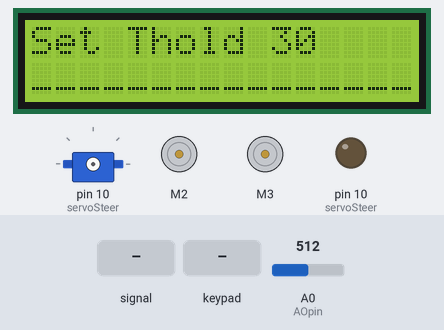
Simulated run of this sketch. Board: Arduino Uno, built with avr-gcc and run on an emulated ATmega328P. Shown: 16×2 character LCD, servo, 2 × DC motor (green arrow = forward, orange = backward, longer = faster), output pins drawn as LEDs (lit = HIGH). Inputs (shaded band) come from the test bench; at power-on: A0 (AOpin) = 512. Pins used as bus, display or sensor lines are not drawn; what the sketch prints to the serial monitor is not drawn.

Above: at 0.8 s.
0.9 s: A0 (AOpin) fed a 200 Hz sine of ±460 counts around its level
3.7 s: A0 (AOpin) set to 91
At 4.4 s:
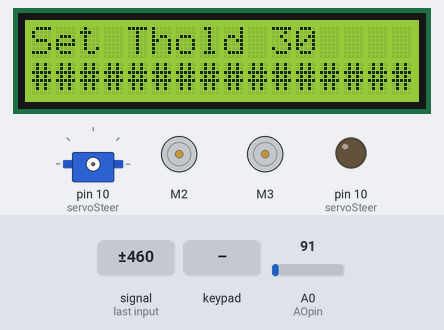
5.2 s: key 'S' pressed
At 7.1 s:
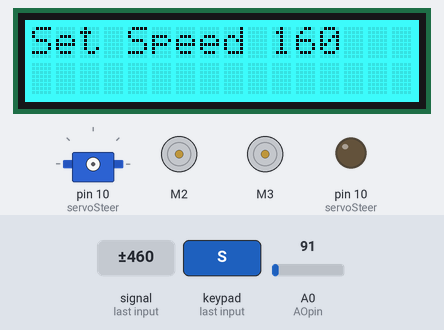
7.7 s: key 'S' pressed
At 7.86 s:
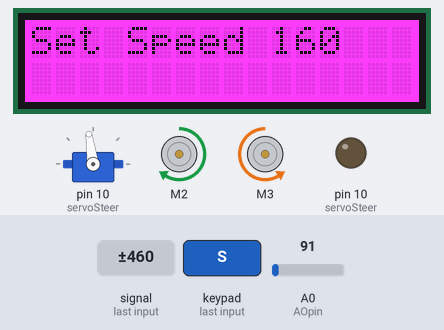
10.1 s: key 'L' pressed
At 10.3 s:
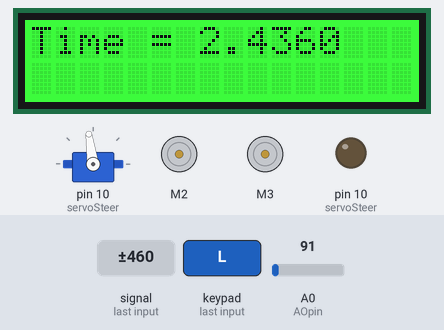
11.6 s: key 'R' pressed
At 11.8 s:
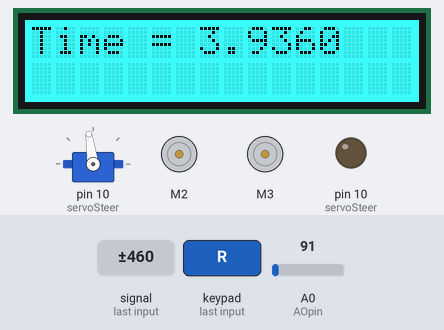
Timing chart, 0 to 14.1 s (numbered marks = the images above; inputs shaded):
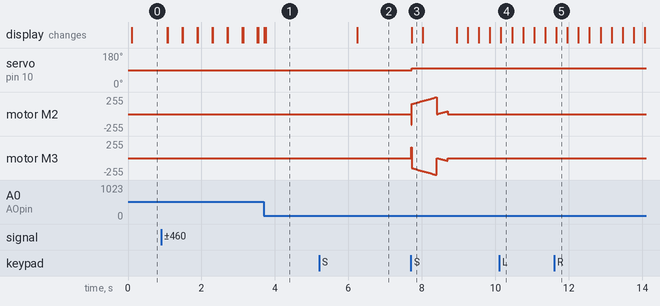

Measured:
- after the input at 3.7 s, the display: first differs from a run without the input after 0.05 s (image 1)
- after the input at 5.2 s, the display: changes after 1.0 s (image 2)
- after the input at 7.7 s, servo on pin 10 (servoSteer): 90° → 98° at once; the display: changes at once (image 3)
- after the input at 10.1 s, the display: changes after 0.05 s (image 4)
- after the input at 11.6 s, the display: changes after 0.06 s (image 5)

The sketch:

Final_Race_Code.ino
```cpp
/*
  EELE 488 Engineering Design Montana State University
  Garret Hilton, Meshal Albiaz, Austin Rosenbaum
  Taos TSL1401 image sensor chip 2010-07-24
  datasheet: http://www.ams.com/eng/content/download/250163/975677/file/TSL1401CL.pdf
  A Reference for the camera read process:
    - http://forums.parallax.com/showthread.php/125594-TSL1401-and-Arduino


*/
#include <Servo.h>                           // Include servo library
#include <Wire.h>
#include <Adafruit_RGBLCDShield.h>
#include <utility/Adafruit_MCP23017.h>
//#include "threshold.h"
#include <AFMotor.h>

// The shield uses the I2C SCL and SDA pins. On classic Arduinos
// this is Analog 4 and 5 so you can't use those for analogRead() anymore
// However, you can connect other I2C sensors to the I2C bus and share
// the I2C bus.
Adafruit_RGBLCDShield lcd = Adafruit_RGBLCDShield();
//Threshold t = Threshold(70, lcd);
AF_DCMotor motorR(3);
AF_DCMotor motorL(2);
// These #defines make it easy to set the backlight color
#define RED 0x1
#define YELLOW 0x3
#define GREEN 0x2
#define TEAL 0x6
#define BLUE 0x4
#define VIOLET 0x5
#define WHITE 0x7

Servo servoSteer;                             // Declare left servo
int middle = 63;                             // Set the default value of the line to 63.
int threshold = 30;
uint8_t constantSpeed = 160;
boolean StopMotor = false;
float kp = 0.5;
float kd = 1;
int error;
int lastError = 0;
int constError = 10;
int lastMiddle = 63;
int Middle = 63;
int stepDown = 0;
float elapsedTotalTime = 0;
float startTotalTime =0;
                     // Sensor interface:
#define AOpin  0     // Analog output - yellow
#define SIpin  8     // Start Integration - orange
#define CLKpin 9     // Clock - red
                     // Vcc - brown
                     // GND - black

#define NPIXELS 128  // No. of pixels in array

byte Pixel[NPIXELS]; // Field for measured values <0-255>


#define FASTADC 1
 // defines for setting and clearing register bits
 #define cbi(sfr, bit) (_SFR_BYTE(sfr) &= ~_BV(bit))
 #define sbi(sfr, bit) (_SFR_BYTE(sfr) |= _BV(bit))


void setup(void)
{

   #if FASTADC
    // set prescale to 16
    sbi(ADCSRA,ADPS2);
    cbi(ADCSRA,ADPS1);
    cbi(ADCSRA,ADPS0);
   #endif
   pinMode(SIpin, OUTPUT);
   pinMode(CLKpin, OUTPUT);
   //pinMode (AOpin, INPUT);

   digitalWrite(SIpin, LOW);   // IDLE state
   digitalWrite(CLKpin, LOW);  // IDLE state
   pinMode(10, OUTPUT);        //Servo pin
   lcd.begin(16,2);
   //threshold = t.setThreshold();

   char line[127];
   boolean done = false;
   byte tempValue;
   while(done == false){
     lcd.setCursor(0,0);
     lcd.print("Set Thold ");
     lcd.print(threshold);
     digitalWrite (CLKpin, LOW);
     digitalWrite (SIpin, HIGH);
     digitalWrite (CLKpin, HIGH);
     digitalWrite (SIpin, LOW);
     for (int i = 0; i < NPIXELS; i++) {
       delayMicroseconds(1);
       tempValue = analogRead (AOpin)/4 ; // 8-bit is enough
       if((int)tempValue < threshold){
             line[i] = '#'; // print line
       }else{
             line[i] = '_';  // white space
       }

       digitalWrite (CLKpin, LOW);
       delayMicroseconds (1);
       digitalWrite (CLKpin, HIGH);
     }
     Serial.write("         ");
     delay(10);
     lcd.setCursor(0,1);
     lcd.print(line[0]);
     lcd.print(line[1]);
     lcd.print(line[2]);
     lcd.print(line[3]);
     lcd.print(line[4]);
     lcd.print(line[5]);
     lcd.print(line[6]);
     lcd.print(line[7]);
     lcd.print(line[120]);
     lcd.print(line[121]);
     lcd.print(line[122]);
     lcd.print(line[123]);
     lcd.print(line[124]);
     lcd.print(line[125]);
     lcd.print(line[126]);
     lcd.print(line[127]);
     uint8_t buttons = lcd.readButtons();

     if (buttons) {
        if (buttons & BUTTON_UP) {
          threshold +=5;
        }
        //if (buttons & BUTTON_DOWN) {
        //  threshold -=5;
        //}
        if (buttons & BUTTON_SELECT) {
          done = true;
          delay(1000);
          lcd.setBacklight(GREEN);
          lcd.setBacklight(TEAL);
        }
     }

    }
   lcd.clear();
   done = false;
   while( done == false){
     lcd.setCursor(0,0);
     lcd.print("Set Speed ");
     lcd.print(constantSpeed);
     lcd.print("  ");

     uint8_t buttons = lcd.readButtons();

     if (buttons) {
        if (buttons & BUTTON_UP) {
          constantSpeed +=5;
        }
        //if (buttons & BUTTON_DOWN) {
        //  constantSpeed -=5;
        //}
        if (buttons & BUTTON_LEFT) {
           constantSpeed = 0;
        }
        if (buttons & BUTTON_RIGHT) {
           constantSpeed = 200;
        }
        if (buttons & BUTTON_SELECT) {
          done = true;
          lcd.setBacklight(GREEN);
          lcd.setBacklight(WHITE);
          }
      }
   }
   servoSteer.attach(10);

   Serial.begin (115200);
   motorL.setSpeed(constantSpeed);
   motorR.setSpeed(constantSpeed);
   motorR.run(RELEASE);
   motorL.run(RELEASE);
   motorL.run(BACKWARD);
   motorR.run(FORWARD);
   motorL.setSpeed(constantSpeed);
   motorR.setSpeed(constantSpeed);
   startTotalTime = millis();
}


void loop (void)
{
   unsigned long StartTime = millis();
   int i;
   int expTime;


   //motor.run(RELEASE);

   //delayMicroseconds (1);  /* Integration time in microseconds */
   //delay();              /* Integration time in miliseconds  */


   digitalWrite (CLKpin, LOW);
   digitalWrite (SIpin, HIGH);
   digitalWrite (CLKpin, HIGH);
   digitalWrite (SIpin, LOW);

   delayMicroseconds (1);

/* and now read the real image */
   int count = 0;
   int total = 0;
   float servoMilliseconds = 1500;
   int servoPWMtime = 1500;
   byte tempValue = (byte)(127);
   for (i = 0; i < NPIXELS; i++) {
       delayMicroseconds(1);
       if(i < 25 || i > 101){
          tempValue = analogRead (AOpin)/4 ; // 8-bit is enough
        }else{
          tempValue = analogRead (AOpin)/4 ; // 8-bit is enough
        }
       if((int)tempValue < threshold){
             Pixel[i] = 177; // print line
             count++;
             total = total + i;
        }else{
             Pixel[i] = 95;  // white space
          }
       //Pixel[i] = analogRead (AOpin)/4 ; // 8-bit is enough
       digitalWrite (CLKpin, LOW);
       delayMicroseconds (1);
       digitalWrite (CLKpin, HIGH);
   }
   if (count > 0){
       middle = total/count;
    }else{
       middle = middle;
      }
   Serial.write("\n");
   Serial.write(count);
   Serial.write("\n");
   if (count > 50){
     StopMotor = true;
     lcd.setBacklight(RED);
     elapsedTotalTime =   (millis() - startTotalTime)/1000;
     motorL.run(FORWARD);
     motorR.run(BACKWARD);
     motorL.setSpeed(150);
     motorR.setSpeed(150);

//     while (StopMotor == true){
//           Serial.write(count);
//           Serial.write("Stop\n");
//           motorL.setSpeed(0);
//           motorR.setSpeed(0);
//
//
   }
   if (StopMotor == true){
     if(stepDown < 150){
         motorL.setSpeed(150 + stepDown);
         motorR.setSpeed(150 + stepDown);
         stepDown += 2;
      }else{
         motorL.setSpeed(0);
         motorR.setSpeed(0);
         lcd.setCursor(0,0);
         lcd.print("Time = ");
         lcd.print(elapsedTotalTime);
        }


    }

   Pixel[middle] = 178;              //set the middle line char
   //////////////////////////////PD Compensator/////////////////////////////
//   error = middle - constError;
//   Middle = kp*error + kd*(error - lastError);
//   lastError = error;
//   servoMilliseconds = Middle*4.273+1300;
   /////////////////////////////////////////////////////////////////////////

   //////////////////////////////////Two input average//////////////////////
//   Middle = 0.5*middle + 0.5*lastMiddle;
//   servoMilliseconds = Middle*4.273+1300;
//   lastMiddle = middle;
   /////////////////////////////////////////////////////////////////////////

   //////////////////////////////Original Code//////////////////////////////
//   servoMilliseconds = middle*4.273+1280;  //works tested 2/18/18 200 top speed time = 15sec  center = 1550
   /////////////////////////////////////////////////////////////////////////
   /////////////////////////////Piecewise //////////////////////////////////
   if (middle < 22){                          //works speed tested 2/18/18 top speed time 13.7 sec speed = 200;
      servoMilliseconds = middle*5+1235;
   }
   if ((21 < middle) && (middle < 43) ){
      servoMilliseconds = middle*4.5+1267;
   }
   if ((42 < middle) && (middle < 86) ){
      servoMilliseconds = middle*3.0+1361;
    }
   if ((85 < middle) && (middle < 105) ){
      servoMilliseconds = middle*4.5+1267;
   }
   if (middle > 104){
      servoMilliseconds = middle*5+1235;
    }
   ////////////////////////////////////////////////////////////////////////////


   servoPWMtime = servoMilliseconds;
   servoSteer.writeMicroseconds(servoPWMtime);

   delayMicroseconds(500);
   Serial.write ((byte)0);            // sync byte = 0
//   delayMicroseconds(7000);
   for (i = 0; i < NPIXELS-0; i++) {
         Serial.write((byte)(Pixel[i]));

   }
   unsigned long CurrentTime = millis();
   unsigned long ElapsedTime = CurrentTime - StartTime;
   Serial.write("         ");
   Serial.print(ElapsedTime);
   Serial.write("         ");
   Serial.print(middle);
   Serial.write("\n");

  uint8_t buttons = lcd.readButtons();

  if (buttons) {
    if (buttons & BUTTON_UP) {
      lcd.setBacklight(RED);
    }
    //if (buttons & BUTTON_DOWN) {
    //  lcd.setBacklight(YELLOW);
    //}
    if (buttons & BUTTON_LEFT) {
      lcd.setBacklight(GREEN);
    }
    if (buttons & BUTTON_RIGHT) {
      lcd.setBacklight(TEAL);
    }
    if (buttons & BUTTON_SELECT) {
      lcd.setBacklight(VIOLET);
    }
  }

}
```
